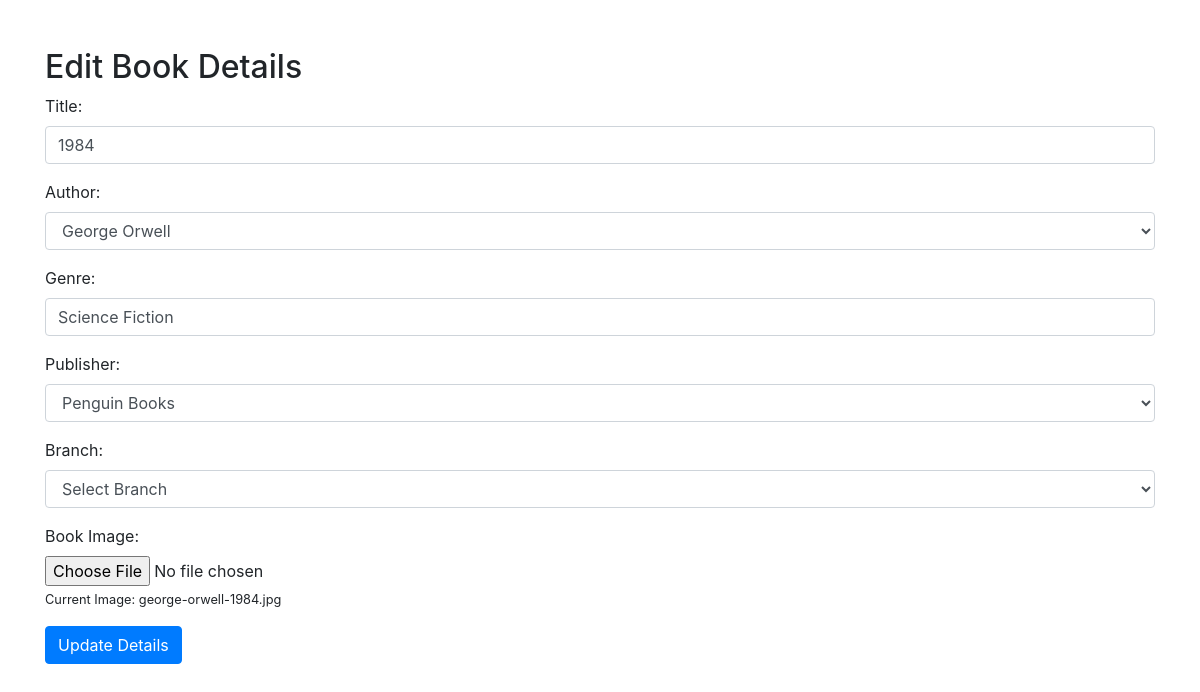
Page /includes/edit-book.php?bookID=1098 (signed in) on the committed database.
### tables this page shows
CREATE TABLE `book` (
  `BookID` varchar(100) NOT NULL,
  `Genre` varchar(250) NOT NULL,
  `Title` varchar(100) NOT NULL,
  `AuthorName` varchar(250) NOT NULL,
  `PublisherName` varchar(100) NOT NULL,
  `bookIMG` varchar(100) NOT NULL,
  `BranchID` int(100) NOT NULL
);

CREATE TABLE `author` (
  `Name` varchar(250) NOT NULL,
  `Nationality` varchar(250) NOT NULL
);

CREATE TABLE `publisher` (
  `Name` varchar(100) NOT NULL,
  `Address` varchar(100) NOT NULL,
  `Phone` varchar(100) NOT NULL
);

### includes/edit-book.php (the view, shortened to what this page needs)
<?php
include('sqlconnect.php');
$bookID = isset($_GET['bookID']) ? $_GET['bookID'] : null;
$bookDetails = null;
if ($bookID) {
    $query = "SELECT * FROM book WHERE BookID = ?";
    $stmt = $con->prepare($query);
    $stmt->bind_param("i", $bookID);
    $stmt->execute();
    $result = $stmt->get_result();
    $bookDetails = $result->fetch_assoc();
}
$authors = mysqli_query($con, "SELECT * FROM author");
$publishers = mysqli_query($con, "SELECT * FROM publisher");
?>
<!DOCTYPE html>
<html lang="en">
<head>
    <link rel="stylesheet" href="https://stackpath.bootstrapcdn.com/bootstrap/4.5.2/css/bootstrap.min.css">
</head>
<body>
    <div class="container mt-5">
        <h2>Edit Book Details</h2>
        <form action="" method="post" enctype="multipart/form-data">
            <div class="form-group">
                <label>Title:</label>
                <input type="text" class="form-control" name="title" value="<?php echo htmlspecialchars($bookDetails['Title']); ?>" required>
            </div>
            <div class="form-group">
                <label>Author:</label>
                <select class="form-control" name="author" required>
                    <?php while ($author = mysqli_fetch_assoc($authors)) {
                        echo "<option value='" . htmlspecialchars($author['Name']) . "'" . ($author['Name'] == $bookDetails['AuthorName'] ? ' selected' : '') . ">" . htmlspecialchars($author['Name']) . "</option>";
                    } ?>
                </select>
            </div>
            <div class="form-group">
                <label>Genre:</label>
                <input type="text" class="form-control" name="genre" value="<?php echo htmlspecialchars($bookDetails['Genre']); ?>" required>
            </div>
            <div class="form-group">
                <label>Publisher:</label>
                <select class="form-control" name="publisher" required>
                    <?php while ($publisher = mysqli_fetch_assoc($publishers)) {
                        echo "<option value='" . htmlspecialchars($publisher['Name']) . "'" . ($publisher['Name'] == $bookDetails['PublisherName'] ? ' selected' : '') . ">" . htmlspecialchars($publisher['Name']) . "</option>";
                    } ?>
                </select>
            </div>
            <div class="form-group">
                <label for="">Branch:</label>
                <select class="form-control" name="branchid" required="required">
                    <option value="">Select Branch</option>
                </select>
            </div>
            <div class="form-group">
                <label>Book Image:</label>
                <input type="file" class="form-control-file" name="image">
                <small>Current Image: <?php echo htmlspecialchars($bookDetails['bookIMG']); ?></small>
            </div>
            <button type="submit" class="btn btn-primary">Update Details</button>
        </form>
    </div>
</body>
</html>

### rows in the picture
book: title "1984", author "George Orwell", genre "Science Fiction", publisher "Penguin Books", bookIMG "george-orwell-1984.jpg"
